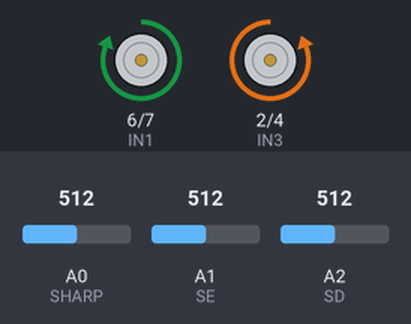
Simulated run of this sketch. Board: Arduino Uno, built with avr-gcc and run on an emulated ATmega328P. Shown: motor-driver pin pairs drawn as motors (green arrow = first pin HIGH = forward, orange = second pin HIGH = backward, longer = more drive, scaled by the enable pin). Inputs (shaded band) come from the test bench; at power-on: A1 (SE) = 512, A2 (SD) = 512, A0 (SHARP) = 512.

Above: at 7.1 s.
7.2 s: A1 (SE) set to 212
8.7 s: A1 (SE) set to 186
At 9.05 s:
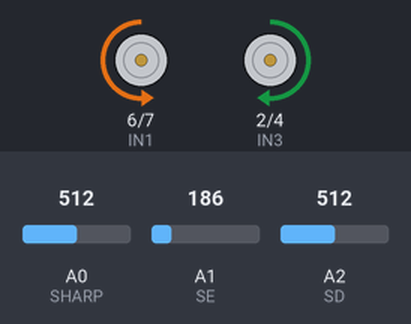
At 10.13 s:
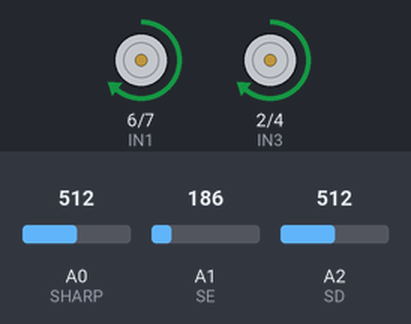
11.7 s: A1 (SE) set to 210
13.2 s: A2 (SD) set to 216
14.7 s: A2 (SD) set to 189
At 14.77 s:
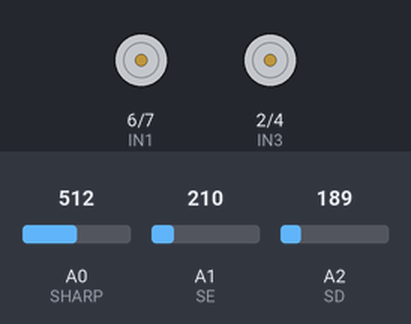
At 15.36 s:
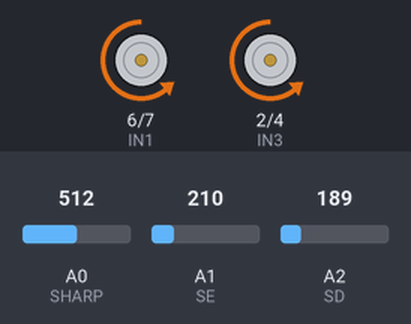
17.7 s: A2 (SD) set to 210
Timing chart, 0 to 20.2 s (numbered marks = the images above; inputs shaded):
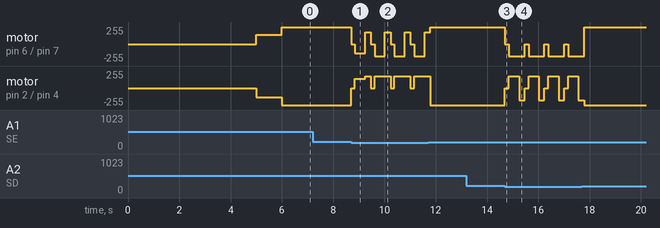

The sketch:

git-comando-alpha.ino
```cpp
// =-=-=-=-=-=--=-=-=-=-=-=-=-=-=-=-=-=-=-=-=-=-=-=-=-=-=-=-=-=-=-=-=-=-=-=-=-=-=-=-=-=-=-=-=-
// PERSEGUIDOR_GIT_COMANDO.ino
// Código para o robô perseguidor do desafio de robótica da GIT
// Autor: Equipe Git Comando
// Data: 2024-06-10
// Ultima Atualização: 2024-06-10 por Miguel Rocha Xavier
// =-=-=-=-=-=--=-=-=-=-=-=-=-=-=-=-=-=-=-=-=-=-=-=-=-=-=-=-=-=-=-=-=-=-=-=-=-=-=-=-=-=-=-=-=-

// Atualmente sem a biblioteca do IRremote para testes
//#include <IRremote.hpp>

// Motor A (Esquerdo)
#define ENA 5
#define IN1 6
#define IN2 7

// Motor B (Direito)
#define ENB 3
#define IN3 2
#define IN4 4

// Sensores
#define SHARP A0  // Proximidade
#define SE A1     // Linha esquerdo
#define SD A2     // Linha direito

// Ajustes - linha
int limiteBranco   = 200;   // abaixo disso = branco (borda)
int velocidade     = 140;   // velocidade andando
int velocidadeGiro = 180;   // velocidade no giro de fuga
int tempoFreio     = 150;
int tempoRe        = 450;
int tempoReLado    = 400;
int tempoGiro180   = 250;
int tempoGiroLado  = 220;

// Ajustes - oponente
int limiteOponente   = 400;  // acima disso = oponente perto -> AJUSTE pelo Serial
int velocidadeAtaque = 255;  // força máxima
int velocidadeBusca  = 160;  // giro de busca (devagar para o Sharp conseguir ver); 160 parece ser o ideal

// Ajustes - largada
int tempoArrancada = 1000;    // ms andando pra frente na largada

int valorEsq;
int valorDir;
int sharpValue;

void setup() {
  pinMode(IN1, OUTPUT);
  pinMode(IN2, OUTPUT);
  pinMode(IN3, OUTPUT);
  pinMode(IN4, OUTPUT);
  pinMode(ENA, OUTPUT);
  pinMode(ENB, OUTPUT);
  pinMode(SE, INPUT);
  pinMode(SD, INPUT);
  pinMode(SHARP, INPUT);

  Serial.begin(9600);

  // Regra dos 5 segundos
  delay(5000);

  // Avança um pouco antes de começar a lutar (parando se encontrar a borda)
  unsigned long inicio = millis();
  frente(velocidade);
  while (millis() - inicio < tempoArrancada) {
    if (analogRead(SE) < limiteBranco || analogRead(SD) < limiteBranco) {
      break;  // viu branco, deixa o loop() tratar
    }
  }
}

void loop() {
  valorEsq   = analogRead(SE);
  valorDir   = analogRead(SD);
  sharpValue = analogRead(SHARP);

  // Serial.println(sharpValue);  // descomente para calibrar o limiteOponente

  bool brancoEsq = valorEsq < limiteBranco;
  bool brancoDir = valorDir < limiteBranco;

  // ---------- 1) LINHA BRANCA (prioridade máxima) ----------
  if (brancoEsq || brancoDir) {
    freiar();
    delay(tempoFreio);

    valorEsq = analogRead(SE);
    valorDir = analogRead(SD);
    brancoEsq = brancoEsq || (valorEsq < limiteBranco);
    brancoDir = brancoDir || (valorDir < limiteBranco);

    if (brancoEsq && brancoDir) {
      re();
      delay(tempoRe);
      girarDireita(velocidadeGiro);
      delay(tempoGiro180);
    }
    else if (brancoEsq) {
      re();
      delay(tempoReLado);
      girarDireita(velocidadeGiro);
      delay(tempoGiroLado);
    }
    else {
      re();
      delay(tempoReLado);
      girarEsquerda(velocidadeGiro);
      delay(tempoGiroLado);
    }
  }
  // ---------- 2) OPONENTE PERTO -> ATAQUE ----------
  else if (sharpValue > limiteOponente) {
    frente(velocidadeAtaque);
  }
  // ---------- 3) NADA -> BUSCA GIRANDO ----------
  else {
    girarDireita(velocidadeBusca);
  }
}

// ---------------- MOVIMENTOS ----------------

void frente(int vel) {
  digitalWrite(IN1, HIGH);
  digitalWrite(IN2, LOW);
  analogWrite(ENA, vel);

  digitalWrite(IN3, LOW);
  digitalWrite(IN4, HIGH);
  analogWrite(ENB, vel);
}

void re() {
  digitalWrite(IN1, LOW);
  digitalWrite(IN2, HIGH);
  analogWrite(ENA, velocidade);

  digitalWrite(IN3, HIGH);
  digitalWrite(IN4, LOW);
  analogWrite(ENB, velocidade);
}

// Gira no eixo para a direita
void girarDireita(int vel) {
  digitalWrite(IN1, HIGH);
  digitalWrite(IN2, LOW);
  analogWrite(ENA, vel);

  digitalWrite(IN3, HIGH);
  digitalWrite(IN4, LOW);
  analogWrite(ENB, vel);
}

// Gira no eixo para a esquerda
void girarEsquerda(int vel) {
  digitalWrite(IN1, LOW);
  digitalWrite(IN2, HIGH);
  analogWrite(ENA, vel);

  digitalWrite(IN3, LOW);
  digitalWrite(IN4, HIGH);
  analogWrite(ENB, vel);
}

// Freio ativo
void freiar() {
  digitalWrite(IN1, HIGH);
  digitalWrite(IN2, HIGH);
  analogWrite(ENA, 255);

  digitalWrite(IN3, HIGH);
  digitalWrite(IN4, HIGH);
  analogWrite(ENB, 255);
}

void parar() {
  digitalWrite(IN1, LOW);
  digitalWrite(IN2, LOW);
  digitalWrite(IN3, LOW);
  digitalWrite(IN4, LOW);
}
```

Measured:
- the behaviour switches between 200 and 199 on A1 (SE) (found by bisection; images 0 and 1)
- the behaviour switches between 200 and 199 on A2 (SD) (found by bisection; images 2 and 3)
- after the input at 7.2 s, every drawn part: stays the same
- after the input at 13.2 s, every drawn part: stays the same
- after the input at 14.7 s, motor on pin 6 (IN1) / pin 7 (IN2): alternates backward 180/255 for 0.62 s and stopped for 0.15 s, starting at once; motor on pin 2 (IN3) / pin 4 (IN4): backward 255/255 → stopped at once, then repeats every 0.77 s: forward 180/255 0.40 s, backward 180/255 0.22 s, stopped 0.15 s
